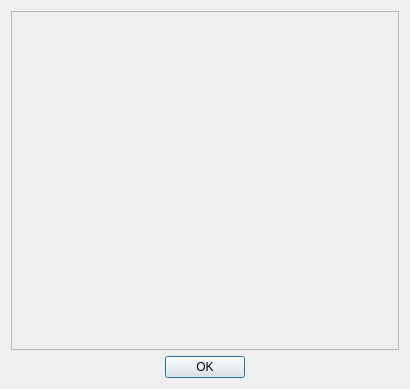
<?xml version="1.0" encoding="UTF-8"?>
<ui version="4.0">
 <class>HelpWindow</class>
 <widget class="QDialog" name="HelpWindow">
  <property name="geometry">
   <rect>
    <x>0</x>
    <y>0</y>
    <width>410</width>
    <height>389</height>
   </rect>
  </property>
  <property name="sizePolicy">
   <sizepolicy hsizetype="Preferred" vsizetype="Preferred">
    <horstretch>0</horstretch>
    <verstretch>0</verstretch>
   </sizepolicy>
  </property>
  <property name="maximumSize">
   <size>
    <width>16777215</width>
    <height>16777215</height>
   </size>
  </property>
  <property name="windowTitle">
   <string>How to use DScope</string>
  </property>
  <layout class="QVBoxLayout" name="verticalLayout">
   <item>
    <widget class="QScrollArea" name="scrollArea">
     <property name="widgetResizable">
      <bool>true</bool>
     </property>
     <widget class="QWidget" name="scrollAreaWidgetContents">
      <property name="geometry">
       <rect>
        <x>0</x>
        <y>0</y>
        <width>390</width>
        <height>340</height>
       </rect>
      </property>
     </widget>
    </widget>
   </item>
   <item>
    <widget class="QDialogButtonBox" name="buttonBox">
     <property name="orientation">
      <enum>Qt::Horizontal</enum>
     </property>
     <property name="standardButtons">
      <set>QDialogButtonBox::Ok</set>
     </property>
     <property name="centerButtons">
      <bool>true</bool>
     </property>
    </widget>
   </item>
  </layout>
 </widget>
 <resources/>
 <connections>
  <connection>
   <sender>buttonBox</sender>
   <signal>accepted()</signal>
   <receiver>HelpWindow</receiver>
   <slot>accept()</slot>
   <hints>
    <hint type="sourcelabel">
     <x>248</x>
     <y>254</y>
    </hint>
    <hint type="destinationlabel">
     <x>157</x>
     <y>274</y>
    </hint>
   </hints>
  </connection>
  <connection>
   <sender>buttonBox</sender>
   <signal>rejected()</signal>
   <receiver>HelpWindow</receiver>
   <slot>reject()</slot>
   <hints>
    <hint type="sourcelabel">
     <x>316</x>
     <y>260</y>
    </hint>
    <hint type="destinationlabel">
     <x>286</x>
     <y>274</y>
    </hint>
   </hints>
  </connection>
 </connections>
</ui>
